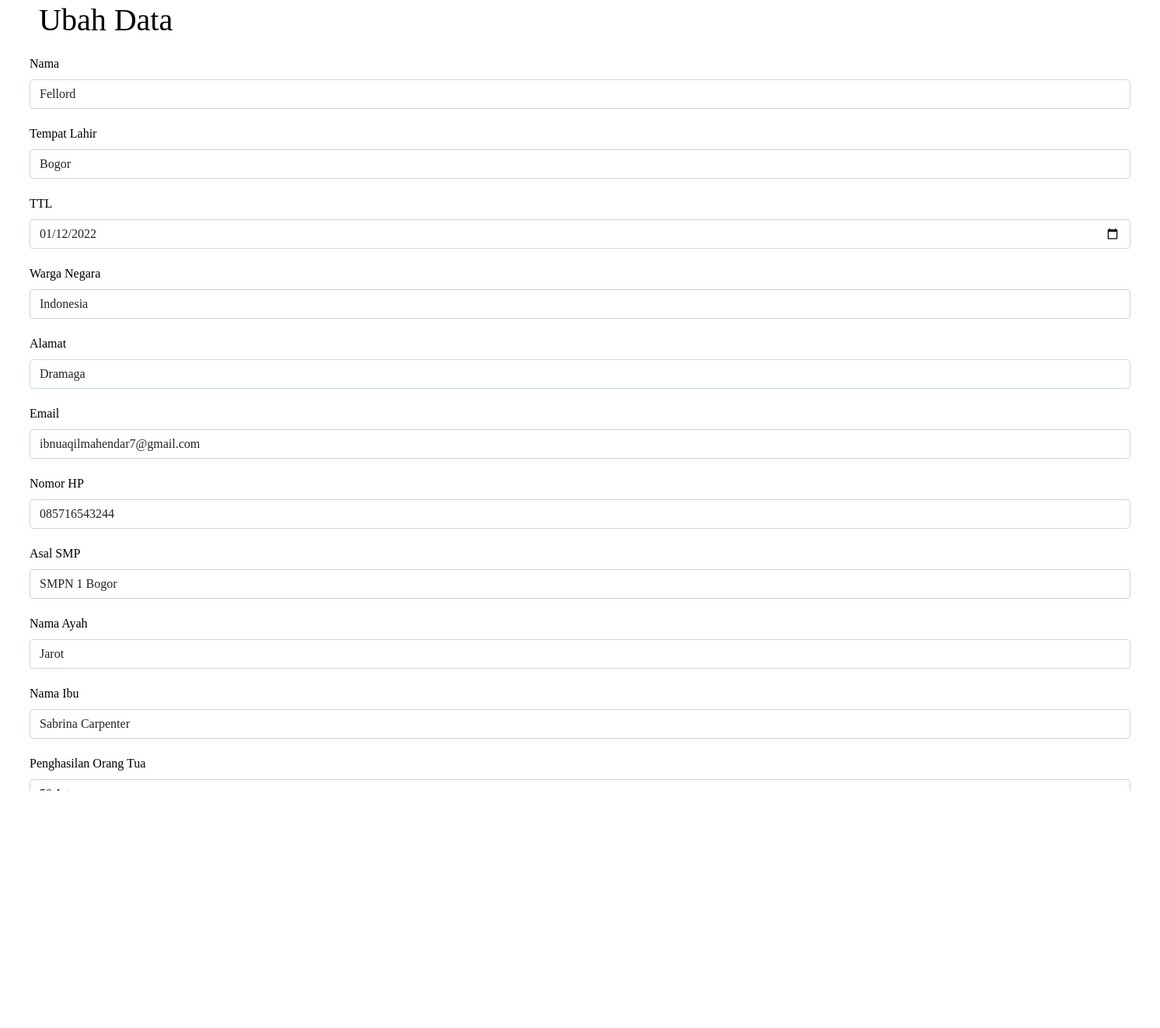
Screenshot of /ubah.php?id=11 with the database file from the repository.
### tables this page shows
CREATE TABLE `siswa` (
  `id` int(11) NOT NULL,
  `nama` varchar(250) NOT NULL,
  `ttl` varchar(250) NOT NULL,
  `tanggal` varchar(255) NOT NULL,
  `warga` varchar(250) NOT NULL,
  `alamat` varchar(250) NOT NULL,
  `email` varchar(250) NOT NULL,
  `nohp` varchar(250) NOT NULL,
  `asalsmp` varchar(250) NOT NULL,
  `ayah` varchar(250) NOT NULL,
  `ibu` varchar(250) NOT NULL,
  `penghasilan` varchar(250) NOT NULL,
  `foto` varchar(250) NOT NULL
);

### fungsional.php (called while the page is built, shortened)
<?php
$conn = mysqli_connect('localhost', 'root','', 'db_daftar');
function read($query){
    global $conn;
    $result = mysqli_query($conn,$query);
    $rows = [];
    while($row = mysqli_fetch_assoc($result)){
        $rows[] = $row;
    }
    return $rows;
}
?>

### ubah.php (the view, shortened to what this page needs)
<?php
  require 'fungsional.php';
$id = $_GET['id'];
$mhs = read("SELECT * FROM siswa WHERE id = $id")[0];
?>
<!doctype html>
<html lang="en">
  <head>
    <link href="https://cdn.jsdelivr.net/npm/bootstrap@5.1.3/dist/css/bootstrap.min.css" rel="stylesheet">
    <link href="style.css" rel="stylesheet">
  </head>
  <body>
   <div>
        <h1 class = "mb-3">Ubah Data </h1>
        <form action="" method="post" enctype = "multipart/form-data">
        <div class = "row">
        <div class="mb-3">
          <label for="exampleFormControlInput1" class="form-label">Nama</label>
          <input type="text" class="form-control" name = "nama" value = "<?= $mhs['nama'] ?>" >
        </div>
        <div class="mb-3">
          <label for="exampleFormControlInput1" class="form-label">Tempat Lahir</label>
          <input type="text" class="form-control" name = "ttl" value = "<?= $mhs['ttl'] ?>" >
        </div>
        <div class="mb-3">
          <label for="exampleFormControlInput1" class="form-label">TTL</label>
          <input type="date" class="form-control" name = "tanggal" value = "<?= $mhs['tanggal'] ?>" >
        </div>
        <div class="mb-3">
          <label for="exampleFormControlInput1" class="form-label">Warga Negara</label>
          <input type="text" class="form-control" name = "warga" value = "<?= $mhs['warga'] ?>" >
        </div>
        <div class="mb-3">
          <label for="exampleFormControlInput1" class="form-label">Alamat</label>
          <input type="text" class="form-control" name = "alamat" value = "<?= $mhs['alamat'] ?>" >
        </div>
        <div class="mb-3">
          <label for="exampleFormControlInput1" class="form-label">Email</label>
          <input type="text" class="form-control" name = "email" value = "<?= $mhs['email'] ?>">
        </div>
        <div class="mb-3">
          <label for="exampleFormControlInput1" class="form-label">Nomor HP</label>
          <input type="text" class="form-control" name = "nohp" value = "<?= $mhs['nohp'] ?>">
        </div>
        <div class="mb-3">
          <label for="exampleFormControlInput1" class="form-label">Asal SMP</label>
          <input type="text" class="form-control" name = "asalsmp" value = "<?= $mhs['asalsmp'] ?>">
        </div>
        <div class="mb-3">
          <label for="exampleFormControlInput1" class="form-label">Nama Ayah</label>
          <input type="text" class="form-control" name = "ayah" value = "<?= $mhs['ayah'] ?>" >
        </div>
        <div class="mb-3">
          <label for="exampleFormControlInput1" class="form-label">Nama Ibu</label>
          <input type="text" class="form-control" name = "ibu" value = "<?= $mhs['ibu'] ?>">
        </div>
        <div class="mb-3">
          <label for="exampleFormControlInput1" class="form-label">Penghasilan Orang Tua</label>
          <input type="text" class="form-control" name = "penghasilan" value = "<?= $mhs['penghasilan'] ?>">
        </div>
        <div class="mb-3">
          <label for="formFile" class="form-label">Foto</label>
          <div class="row">
          <div class="col-lg-3">
          <img src="img/<?= $mhs['foto'] ?>" alt="" width = "150"></img>
        </div>
        <div class="col-lg-9">
          <input class="form-control" type="file" id="formFile" name = "foto">
        </div>
      </div>
      </div>
      </div>
       </div>
            <button style="margin-left: 1410px; padding: 15px;" type="submit" class="btn btn-primary" name = "submit">Ubah</button>
  </body>
</html>

### style.css (style rules this page uses)
* { margin: 0px; padding: 0px; font-family: century gothic; }
img { width: 150px; padding: 10px; }
.mb-3 { padding: 2px 50px; color: black; margin-right: 650px; }

### rows the page displays
siswa: nama "Fellord", ttl "Bogor", tanggal "01/12/2022", warga "Indonesia", alamat "Dramaga", email "ibnuaqilmahendar7@gmail.com", nohp "085716543244", asalsmp "SMPN 1 Bogor", ayah "Jarot", ibu "Sabrina Carpenter", penghasilan "50 Juta", foto (picture)
